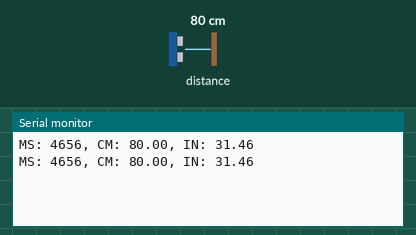
Simulated run of this sketch. Board: Arduino Uno, built with avr-gcc and run on an emulated ATmega328P. Parts: the last lines printed to the serial monitor. The inputs (shaded band) are chosen by the test bench; at power-on: distance to the obstacle 80 cm. The echo pulse lasts 58.3 µs per cm.

Above: at 1.8 s.
1.9 s: distance to the obstacle set to 2 cm
At 2.4 s:
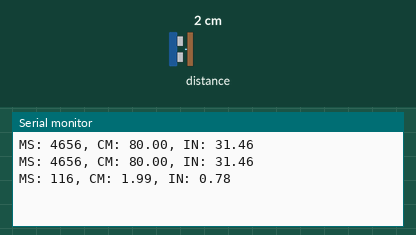
3.4 s: distance to the obstacle set to 4 cm
At 4.8 s:
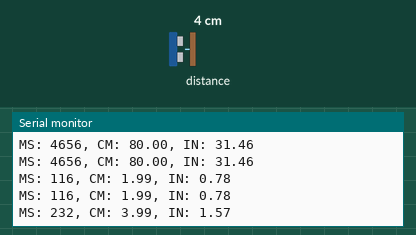
Timing chart, 0 to 6.4 s (numbered marks = the images above; inputs shaded):
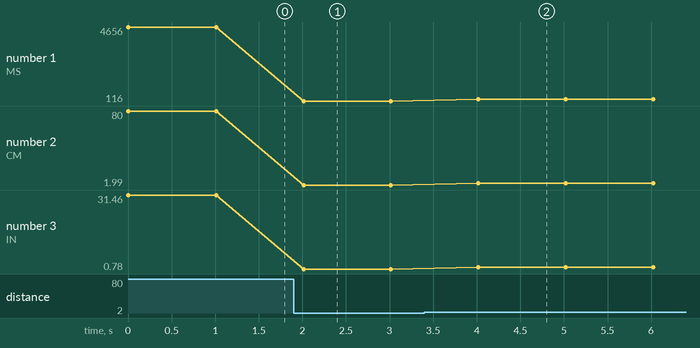

The sketch:

UltrasonicTeste.ino
```cpp
#include <Ultrasonic.h>

#define TRIGGER_PIN  4
#define ECHO_PIN     0

Ultrasonic ultrasonic(TRIGGER_PIN, ECHO_PIN);

void setup()
{
  Serial.begin(115200);
}

void loop()
{
  float cmMsec, inMsec;
  long microsec = ultrasonic.timing();

  cmMsec = ultrasonic.convert(microsec, Ultrasonic::CM);
  inMsec = ultrasonic.convert(microsec, Ultrasonic::IN);
  Serial.print("MS: ");
  Serial.print(microsec);
  Serial.print(", CM: ");
  Serial.print(cmMsec);
  Serial.print(", IN: ");
  Serial.println(inMsec);
  delay(1000);
}
```

Measured:
- after the input at 1.9 s, the serial monitor: prints a new line after 0.11 s (image 1)
- after the input at 3.4 s, the serial monitor: prints a new line after 0.62 s (image 2)
- plotted number 1: 4656 → 116 after the input at 1.9 s, 116 → 232 after the input at 3.4 s
- plotted number 2: 80 → 1.99 after the input at 1.9 s, 1.99 → 3.99 after the input at 3.4 s
- plotted number 3: 31.46 → 0.78 after the input at 1.9 s, 0.78 → 1.57 after the input at 3.4 s
